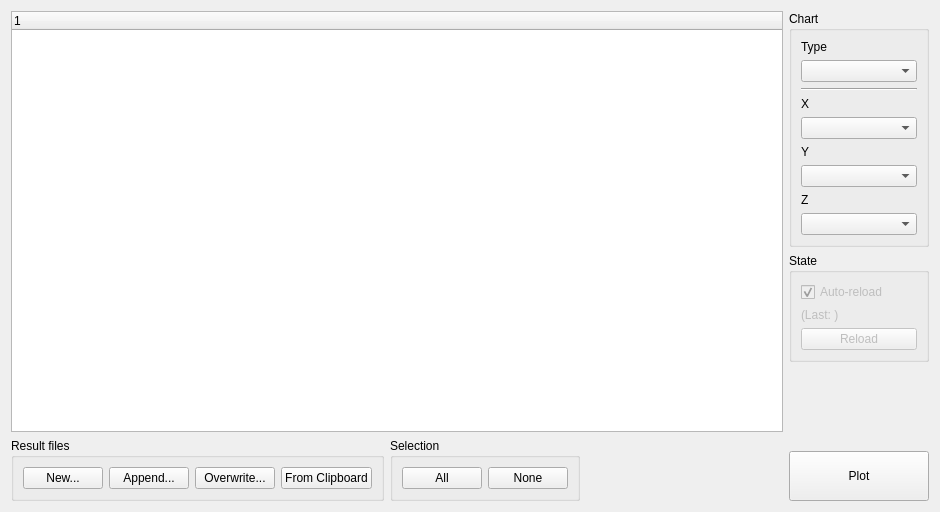
<?xml version="1.0" encoding="UTF-8"?>
<ui version="4.0">
 <class>ResultSelector</class>
 <widget class="QWidget" name="ResultSelector">
  <property name="geometry">
   <rect>
    <x>0</x>
    <y>0</y>
    <width>940</width>
    <height>512</height>
   </rect>
  </property>
  <property name="font">
   <font>
    <pointsize>9</pointsize>
   </font>
  </property>
  <property name="windowTitle">
   <string>Benchmark results</string>
  </property>
  <layout class="QHBoxLayout" name="horizontalLayout_7">
   <item>
    <layout class="QHBoxLayout" name="horizontalLayout_2">
     <item>
      <layout class="QVBoxLayout" name="verticalLayout_4">
       <item>
        <widget class="QTreeWidget" name="treeWidget">
         <column>
          <property name="text">
           <string notr="true">1</string>
          </property>
         </column>
        </widget>
       </item>
       <item>
        <layout class="QHBoxLayout" name="horizontalLayout_5">
         <item>
          <widget class="QGroupBox" name="groupBoxFiles">
           <property name="font">
            <font>
             <pointsize>9</pointsize>
             <bold>false</bold>
            </font>
           </property>
           <property name="autoFillBackground">
            <bool>false</bool>
           </property>
           <property name="title">
            <string>Result files</string>
           </property>
           <property name="flat">
            <bool>false</bool>
           </property>
           <property name="checkable">
            <bool>false</bool>
           </property>
           <layout class="QHBoxLayout" name="horizontalLayout_3">
            <item>
             <widget class="QPushButton" name="pushButtonNew">
              <property name="text">
               <string>New...</string>
              </property>
             </widget>
            </item>
            <item>
             <widget class="QPushButton" name="pushButtonAppend">
              <property name="text">
               <string>Append...</string>
              </property>
             </widget>
            </item>
            <item>
             <widget class="QPushButton" name="pushButtonOverwrite">
              <property name="text">
               <string>Overwrite...</string>
              </property>
             </widget>
            </item>
            <item>
             <widget class="QPushButton" name="pushButtonFromClipboard">
              <property name="text">
               <string>From Clipboard</string>
              </property>
             </widget>
            </item>
           </layout>
          </widget>
         </item>
         <item>
          <widget class="QGroupBox" name="groupBoxSelection">
           <property name="font">
            <font>
             <pointsize>9</pointsize>
            </font>
           </property>
           <property name="title">
            <string>Selection</string>
           </property>
           <property name="flat">
            <bool>false</bool>
           </property>
           <layout class="QHBoxLayout" name="horizontalLayout_6">
            <item>
             <widget class="QPushButton" name="pushButtonSelectAll">
              <property name="text">
               <string>All</string>
              </property>
             </widget>
            </item>
            <item>
             <widget class="QPushButton" name="pushButtonSelectNone">
              <property name="text">
               <string>None</string>
              </property>
             </widget>
            </item>
           </layout>
          </widget>
         </item>
         <item>
          <spacer name="horizontalSpacer_2">
           <property name="orientation">
            <enum>Qt::Horizontal</enum>
           </property>
           <property name="sizeHint" stdset="0">
            <size>
             <width>40</width>
             <height>20</height>
            </size>
           </property>
          </spacer>
         </item>
        </layout>
       </item>
      </layout>
     </item>
     <item>
      <layout class="QVBoxLayout" name="verticalLayout">
       <item>
        <widget class="QGroupBox" name="groupBoxChart">
         <property name="minimumSize">
          <size>
           <width>140</width>
           <height>0</height>
          </size>
         </property>
         <property name="font">
          <font>
           <pointsize>9</pointsize>
           <bold>false</bold>
          </font>
         </property>
         <property name="title">
          <string>Chart</string>
         </property>
         <property name="flat">
          <bool>false</bool>
         </property>
         <layout class="QVBoxLayout" name="verticalLayout_2">
          <item>
           <widget class="QLabel" name="labelType">
            <property name="font">
             <font>
              <pointsize>9</pointsize>
              <bold>false</bold>
             </font>
            </property>
            <property name="text">
             <string>Type</string>
            </property>
           </widget>
          </item>
          <item>
           <widget class="QComboBox" name="comboBoxType">
            <property name="font">
             <font>
              <pointsize>9</pointsize>
              <bold>false</bold>
             </font>
            </property>
           </widget>
          </item>
          <item>
           <widget class="Line" name="line">
            <property name="orientation">
             <enum>Qt::Horizontal</enum>
            </property>
           </widget>
          </item>
          <item>
           <widget class="QLabel" name="labelX">
            <property name="font">
             <font>
              <pointsize>9</pointsize>
              <bold>false</bold>
             </font>
            </property>
            <property name="text">
             <string>X</string>
            </property>
           </widget>
          </item>
          <item>
           <widget class="QComboBox" name="comboBoxX">
            <property name="font">
             <font>
              <pointsize>9</pointsize>
              <bold>false</bold>
             </font>
            </property>
           </widget>
          </item>
          <item>
           <widget class="QLabel" name="labelY">
            <property name="font">
             <font>
              <pointsize>9</pointsize>
              <bold>false</bold>
             </font>
            </property>
            <property name="text">
             <string>Y</string>
            </property>
           </widget>
          </item>
          <item>
           <widget class="QComboBox" name="comboBoxY">
            <property name="font">
             <font>
              <pointsize>9</pointsize>
              <bold>false</bold>
             </font>
            </property>
           </widget>
          </item>
          <item>
           <widget class="QLabel" name="labelZ">
            <property name="font">
             <font>
              <pointsize>9</pointsize>
              <bold>false</bold>
             </font>
            </property>
            <property name="text">
             <string>Z</string>
            </property>
           </widget>
          </item>
          <item>
           <widget class="QComboBox" name="comboBoxZ">
            <property name="font">
             <font>
              <pointsize>9</pointsize>
              <bold>false</bold>
             </font>
            </property>
           </widget>
          </item>
         </layout>
        </widget>
       </item>
       <item>
        <widget class="QGroupBox" name="groupBoxState">
         <property name="title">
          <string>State</string>
         </property>
         <layout class="QVBoxLayout" name="verticalLayout_3">
          <item>
           <widget class="QCheckBox" name="checkBoxAutoReload">
            <property name="enabled">
             <bool>false</bool>
            </property>
            <property name="text">
             <string>Auto-reload</string>
            </property>
            <property name="checked">
             <bool>true</bool>
            </property>
           </widget>
          </item>
          <item>
           <widget class="QLabel" name="labelLastReload">
            <property name="enabled">
             <bool>false</bool>
            </property>
            <property name="text">
             <string>(Last: )</string>
            </property>
           </widget>
          </item>
          <item>
           <widget class="QPushButton" name="pushButtonReload">
            <property name="enabled">
             <bool>false</bool>
            </property>
            <property name="text">
             <string>Reload</string>
            </property>
           </widget>
          </item>
         </layout>
        </widget>
       </item>
       <item>
        <spacer name="verticalSpacer">
         <property name="orientation">
          <enum>Qt::Vertical</enum>
         </property>
         <property name="sizeHint" stdset="0">
          <size>
           <width>20</width>
           <height>40</height>
          </size>
         </property>
        </spacer>
       </item>
       <item>
        <widget class="QPushButton" name="pushButtonPlot">
         <property name="minimumSize">
          <size>
           <width>0</width>
           <height>50</height>
          </size>
         </property>
         <property name="font">
          <font>
           <pointsize>9</pointsize>
           <bold>false</bold>
          </font>
         </property>
         <property name="text">
          <string>Plot</string>
         </property>
        </widget>
       </item>
      </layout>
     </item>
    </layout>
   </item>
  </layout>
 </widget>
 <resources/>
 <connections/>
</ui>
